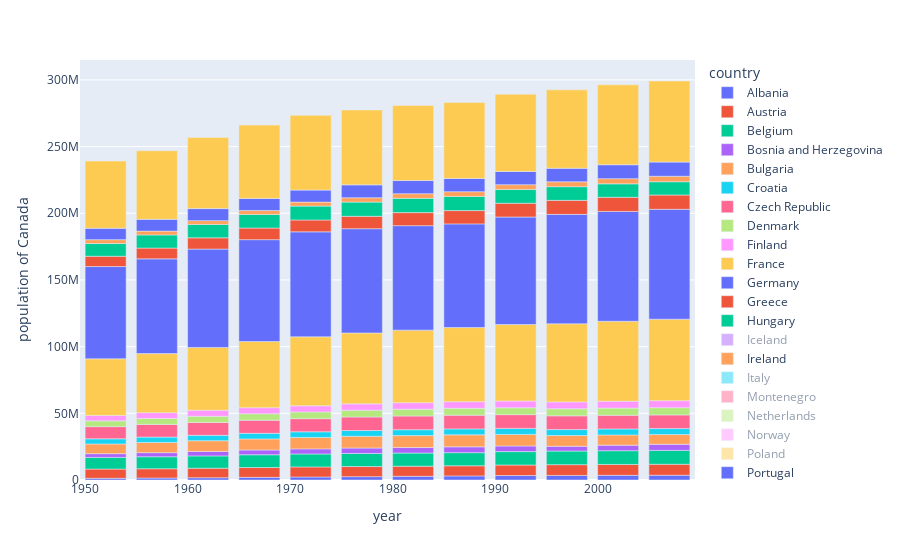

Source (notebook cell):
### Markdown cell above
### Interactivity of Plotly

Notice how in the above graphs we can zoom in, we can save the graph as a png file, we can pan the graph, we can select a region of the graph and plot only that region, we can hover over the graph and see the values of the data points.

### Code cell
df = px.data.gapminder().query("continent == 'Europe'")
fig = px.bar(df, x='year', y='pop',
             hover_data=['lifeExp', 'gdpPercap'], color='country',
             labels={'pop':'population of Canada'}, height=400)
fig.show()

### Figure 1 — Plotly figure (JSON) as saved in the notebook; plotly's stock layout.template omitted (floating-point values rounded to 4 significant figures)
{"data": [{"alignmentgroup": "True", "customdata": [[55.23, 1601.0], [59.28, 1942.0], [64.82, 2313.0], [66.22, 2760.0], [67.69, 3313.0], [68.93, 3533.0], [70.42, 3631.0], [72, 3739.0], [71.58, 2497.0], [72.95, 3193.0], [75.65, 4604.0], [76.42, 5937.0]], "hovertemplate": "country=Albania<br>year=%{x}<br>population of Canada=%{y}<br>lifeExp=%{customdata[0]}<br>gdpPercap=%{customdata[1]}<extra></extra>", "legendgroup": "Albania", "marker": {"color": "#636efa", "pattern": {"shape": ""}}, "name": "Albania", "offsetgroup": "Albania", "orientation": "v", "showlegend": true, "textposition": "auto", "type": "bar", "x": [1952, 1957, 1962, 1967, 1972, 1977, 1982, 1987, 1992, 1997, 2002, 2007], "xaxis": "x", "y": [1282697, 1476505, 1728137, 1984060, 2263554, 2509048, 2780097, 3075321, 3326498, 3428038, 3508512, 3600523], "yaxis": "y"}, {"alignmentgroup": "True", "customdata": [[66.8, 6137.0], [67.48, 8843.0], [69.54, 10750.0], [70.14, 12830.0], [70.63, 16660.0], [72.17, 19750.0], [73.18, 21600.0], [74.94, 23690.0], [76.04, 27040.0], [77.51, 29100.0], [78.98, 32420.0], [79.83, 36130.0]], "hovertemplate": "country=Austria<br>year=%{x}<br>population of Canada=%{y}<br>lifeExp=%{customdata[0]}<br>gdpPercap=%{customdata[1]}<extra></extra>", "legendgroup": "Austria", "marker": {"color": "#EF553B", "pattern": {"shape": ""}}, "name": "Austria", "offsetgroup": "Austria", "orientation": "v", "showlegend": true, "textposition": "auto", "type": "bar", "x": [1952, 1957, 1962, 1967, 1972, 1977, 1982, 1987, 1992, 1997, 2002, 2007], "xaxis": "x", "y": [6927772, 6965860, 7129864, 7376998, 7544201, 7568430, 7574613, 7578903, 7914969, 8069876, 8148312, 8199783], "yaxis": "y"}, {"alignmentgroup": "True", "customdata": [[68, 8343.0], [69.24, 9715.0], [70.25, 10990.0], [70.94, 13150.0], [71.44, 16670.0], [72.8, 19120.0], [73.93, 20980.0], [75.35, 22530.0], [76.46, 25580.0], [77.53, 27560.0], [78.32, 30490.0], [79.44, 33690.0]], "hovertemplate": "country=Belgium<br>year=%{x}<br>population of Canada=%{y}<br>lifeExp=%{customdata[0]}<br>gdpPercap=%{customdata[1]}<extra></extra>", "legendgroup": "Belgium", "marker": {"color": "#00cc96", "pattern": {"shape": ""}}, "name": "Belgium", "offsetgroup": "Belgium", "orientation": "v", "showlegend": true, "textposition": "auto", "type": "bar", "x": [1952, 1957, 1962, 1967, 1972, 1977, 1982, 1987, 1992, 1997, 2002, 2007], "xaxis": "x", "y": [8730405, 8989111, 9218400, 9556500, 9709100, 9821800, 9856303, 9870200, 10045622, 10199787, 10311970, 10392226], "yaxis": "y"}, {"alignmentgroup": "True", "customdata": [[53.82, 973.5], [58.45, 1354.0], [61.93, 1710.0], [64.79, 2172.0], [67.45, 2860.0], [69.86, 3528.0], [70.69, 4127.0], [71.14, 4314.0], [72.18, 2547.0], [73.24, 4766.0], [74.09, 6019.0], [74.85, 7446.0]], "hovertemplate": "country=Bosnia and Herzegovina<br>year=%{x}<br>population of Canada=%{y}<br>lifeExp=%{customdata[0]}<br>gdpPercap=%{customdata[1]}<extra></extra>", "legendgroup": "Bosnia and Herzegovina", "marker": {"color": "#ab63fa", "pattern": {"shape": ""}}, "name": "Bosnia and Herzegovina", "offsetgroup": "Bosnia and Herzegovina", "orientation": "v", "showlegend": true, "textposition": "auto", "type": "bar", "x": [1952, 1957, 1962, 1967, 1972, 1977, 1982, 1987, 1992, 1997, 2002, 2007], "xaxis": "x", "y": [2791000, 3076000, 3349000, 3585000, 3819000, 4086000, 4172693, 4338977, 4256013, 3607000, 4165416, 4552198], "yaxis": "y"}, {"alignmentgroup": "True", "customdata": [[59.6, 2444.0], [66.61, 3009.0], [69.51, 4254.0], [70.42, 5577.0], [70.9, 6597.0], [70.81, 7612.0], [71.08, 8224.0], [71.34, 8240.0], [71.19, 6303.0], [70.32, 5970.0], [72.14, 7697.0], [73.0, 10680.0]], "hovertemplate": "country=Bulgaria<br>year=%{x}<br>population of Canada=%{y}<br>lifeExp=%{customdata[0]}<br>gdpPercap=%{customdata[1]}<extra></extra>", "legendgroup": "Bulgaria", "marker": {"color": "#FFA15A", "pattern": {"shape": ""}}, "name": "Bulgaria", "offsetgroup": "Bulgaria", "orientation": "v", "showlegend": true, "textposition": "auto", "type": "bar", "x": [1952, 1957, 1962, 1967, 1972, 1977, 1982, 1987, 1992, 1997, 2002, 2007], "xaxis": "x", "y": [7274900, 7651254, 8012946, 8310226, 8576200, 8797022, 8892098, 8971958, 8658506, 8066057, 7661799, 7322858], "yaxis": "y"}, {"alignmentgroup": "True", "customdata": [[61.21, 3119.0], [64.77, 4338.0], [67.13, 5478.0], [68.5, 6960.0], [69.61, 9164.0], [70.64, 11310.0], [70.46, 13220.0], [71.52, 13820.0], [72.53, 8448.0], [73.68, 9876.0], [74.88, 11630.0], [75.75, 14620.0]], "hovertemplate": "country=Croatia<br>year=%{x}<br>population of Canada=%{y}<br>lifeExp=%{customdata[0]}<br>gdpPercap=%{customdata[1]}<extra></extra>", "legendgroup": "Croatia", "marker": {"color": "#19d3f3", "pattern": {"shape": ""}}, "name": "Croatia", "offsetgroup": "Croatia", "orientation": "v", "showlegend": true, "textposition": "auto", "type": "bar", "x": [1952, 1957, 1962, 1967, 1972, 1977, 1982, 1987, 1992, 1997, 2002, 2007], "xaxis": "x", "y": [3882229, 3991242, 4076557, 4174366, 4225310, 4318673, 4413368, 4484310, 4494013, 4444595, 4481020, 4493312], "yaxis": "y"}, {"alignmentgroup": "True", "customdata": [[66.87, 6876.0], [69.03, 8256.0], [69.9, 10140.0], [70.38, 11400.0], [70.29, 13110.0], [70.71, 14800.0], [70.96, 15380.0], [71.58, 16310.0], [72.4, 14300.0], [74.01, 16050.0], [75.51, 17600.0], [76.49, 22830.0]], "hovertemplate": "country=Czech Republic<br>year=%{x}<br>population of Canada=%{y}<br>lifeExp=%{customdata[0]}<br>gdpPercap=%{customdata[1]}<extra></extra>", "legendgroup": "Czech Republic", "marker": {"color": "#FF6692", "pattern": {"shape": ""}}, "name": "Czech Republic", "offsetgroup": "Czech Republic", "orientation": "v", "showlegend": true, "textposition": "auto", "type": "bar", "x": [1952, 1957, 1962, 1967, 1972, 1977, 1982, 1987, 1992, 1997, 2002, 2007], "xaxis": "x", "y": [9125183, 9513758, 9620282, 9835109, 9862158, 10161915, 10303704, 10311597, 10315702, 10300707, 10256295, 10228744], "yaxis": "y"}, {"alignmentgroup": "True", "customdata": [[70.78, 9692.0], [71.81, 11100.0], [72.35, 13580.0], [72.96, 15940.0], [73.47, 18870.0], [74.69, 20420.0], [74.63, 21690.0], [74.8, 25120.0], [75.33, 26410.0], [76.11, 29800.0], [77.18, 32170.0], [78.33, 35280.0]], "hovertemplate": "country=Denmark<br>year=%{x}<br>population of Canada=%{y}<br>lifeExp=%{customdata[0]}<br>gdpPercap=%{customdata[1]}<extra></extra>", "legendgroup": "Denmark", "marker": {"color": "#B6E880", "pattern": {"shape": ""}}, "name": "Denmark", "offsetgroup": "Denmark", "orientation": "v", "showlegend": true, "textposition": "auto", "type": "bar", "x": [1952, 1957, 1962, 1967, 1972, 1977, 1982, 1987, 1992, 1997, 2002, 2007], "xaxis": "x", "y": [4334000, 4487831, 4646899, 4838800, 4991596, 5088419, 5117810, 5127024, 5171393, 5283663, 5374693, 5468120], "yaxis": "y"}, {"alignmentgroup": "True", "customdata": [[66.55, 6425.0], [67.49, 7545.0], [68.75, 9372.0], [69.83, 10920.0], [70.87, 14360.0], [72.52, 15610.0], [74.55, 18530.0], [74.83, 21140.0], [75.7, 20650.0], [77.13, 23720.0], [78.37, 28200.0], [79.31, 33210.0]], "hovertemplate": "country=Finland<br>year=%{x}<br>population of Canada=%{y}<br>lifeExp=%{customdata[0]}<br>gdpPercap=%{customdata[1]}<extra></extra>", "legendgroup": "Finland", "marker": {"color": "#FF97FF", "pattern": {"shape": ""}}, "name": "Finland", "offsetgroup": "Finland", "orientation": "v", "showlegend": true, "textposition": "auto", "type": "bar", "x": [1952, 1957, 1962, 1967, 1972, 1977, 1982, 1987, 1992, 1997, 2002, 2007], "xaxis": "x", "y": [4090500, 4324000, 4491443, 4605744, 4639657, 4738902, 4826933, 4931729, 5041039, 5134406, 5193039, 5238460], "yaxis": "y"}, {"alignmentgroup": "True", "customdata": [[67.41, 7030.0], [68.93, 8663.0], [70.51, 10560.0], [71.55, 13000.0], [72.38, 16110.0], [73.83, 18290.0], [74.89, 20290.0], [76.34, 22070.0], [77.46, 24700.0], [78.64, 25890.0], [79.59, 28930.0], [80.66, 30470.0]], "hovertemplate": "country=France<br>year=%{x}<br>population of Canada=%{y}<br>lifeExp=%{customdata[0]}<br>gdpPercap=%{customdata[1]}<extra></extra>", "legendgroup": "France", "marker": {"color": "#FECB52", "pattern": {"shape": ""}}, "name": "France", "offsetgroup": "France", "orientation": "v", "showlegend": true, "textposition": "auto", "type": "bar", "x": [1952, 1957, 1962, 1967, 1972, 1977, 1982, 1987, 1992, 1997, 2002, 2007], "xaxis": "x", "y": [42459667, 44310863, 47124000, 49569000, 51732000, 53165019, 54433565, 55630100, 57374179, 58623428, 59925035, 61083916], "yaxis": "y"}, {"alignmentgroup": "True", "customdata": [[67.5, 7144.0], [69.1, 10190.0], [70.3, 12900.0], [70.8, 14750.0], [71, 18020.0], [72.5, 20510.0], [73.8, 22030.0], [74.85, 24640.0], [76.07, 26510.0], [77.34, 27790.0], [78.67, 30040.0], [79.41, 32170.0]], "hovertemplate": "country=Germany<br>year=%{x}<br>population of Canada=%{y}<br>lifeExp=%{customdata[0]}<br>gdpPercap=%{customdata[1]}<extra></extra>", "legendgroup": "Germany", "marker": {"color": "#636efa", "pattern": {"shape": ""}}, "name": "Germany", "offsetgroup": "Germany", "orientation": "v", "showlegend": true, "textposition": "auto", "type": "bar", "x": [1952, 1957, 1962, 1967, 1972, 1977, 1982, 1987, 1992, 1997, 2002, 2007], "xaxis": "x", "y": [69145952, 71019069, 73739117, 76368453, 78717088, 78160773, 78335266, 77718298, 80597764, 82011073, 82350671, 82400996], "yaxis": "y"}, {"alignmentgroup": "True", "customdata": [[65.86, 3531.0], [67.86, 4916.0], [69.51, 6017.0], [71, 8513.0], [72.34, 12720.0], [73.68, 14200.0], [75.24, 15270.0], [76.67, 16120.0], [77.03, 17540.0], [77.87, 18750.0], [78.26, 22510.0], [79.48, 27540.0]], "hovertemplate": "country=Greece<br>year=%{x}<br>population of Canada=%{y}<br>lifeExp=%{customdata[0]}<br>gdpPercap=%{customdata[1]}<extra></extra>", "legendgroup": "Greece", "marker": {"color": "#EF553B", "pattern": {"shape": ""}}, "name": "Greece", "offsetgroup": "Greece", "orientation": "v", "showlegend": true, "textposition": "auto", "type": "bar", "x": [1952, 1957, 1962, 1967, 1972, 1977, 1982, 1987, 1992, 1997, 2002, 2007], "xaxis": "x", "y": [7733250, 8096218, 8448233, 8716441, 8888628, 9308479, 9786480, 9974490, 10325429, 10502372, 10603863, 10706290], "yaxis": "y"}, {"alignmentgroup": "True", "customdata": [[64.03, 5264.0], [66.41, 6040.0], [67.96, 7550.0], [69.5, 9327.0], [69.76, 10170.0], [69.95, 11670.0], [69.39, 12550.0], [69.58, 12990.0], [69.17, 10540.0], [71.04, 11710.0], [72.59, 14840.0], [73.34, 18010.0]], "hovertemplate": "country=Hungary<br>year=%{x}<br>population of Canada=%{y}<br>lifeExp=%{customdata[0]}<br>gdpPercap=%{customdata[1]}<extra></extra>", "legendgroup": "Hungary", "marker": {"color": "#00cc96", "pattern": {"shape": ""}}, "name": "Hungary", "offsetgroup": "Hungary", "orientation": "v", "showlegend": true, "textposition": "auto", "type": "bar", "x": [1952, 1957, 1962, 1967, 1972, 1977, 1982, 1987, 1992, 1997, 2002, 2007], "xaxis": "x", "y": [9504000, 9839000, 10063000, 10223422, 10394091, 10637171, 10705535, 10612740, 10348684, 10244684, 10083313, 9956108], "yaxis": "y"}, {"alignmentgroup": "True", "customdata": [[72.49, 7268.0], [73.47, 9244.0], [73.68, 10350.0], [73.73, 13320.0], [74.46, 15800.0], [76.11, 19650.0], [76.99, 23270.0], [77.23, 26920.0], [78.77, 25140.0], [78.95, 28060.0], [80.5, 31160.0], [81.76, 36180.0]], "hovertemplate": "country=Iceland<br>year=%{x}<br>population of Canada=%{y}<br>lifeExp=%{customdata[0]}<br>gdpPercap=%{customdata[1]}<extra></extra>", "legendgroup": "Iceland", "marker": {"color": "#ab63fa", "pattern": {"shape": ""}}, "name": "Iceland", "offsetgroup": "Iceland", "orientation": "v", "showlegend": true, "textposition": "auto", "type": "bar", "visible": "legendonly", "x": [1952, 1957, 1962, 1967, 1972, 1977, 1982, 1987, 1992, 1997, 2002, 2007], "xaxis": "x", "y": [147962, 165110, 182053, 198676, 209275, 221823, 233997, 244676, 259012, 271192, 288030, 301931], "yaxis": "y"}, {"alignmentgroup": "True", "customdata": [[66.91, 5210.0], [68.9, 5599.0], [70.29, 6632.0], [71.08, 7656.0], [71.28, 9531.0], [72.03, 11150.0], [73.1, 12620.0], [74.36, 13870.0], [75.47, 17560.0], [76.12, 24520.0], [77.78, 34080.0], [78.89, 40680.0]], "hovertemplate": "country=Ireland<br>year=%{x}<br>population of Canada=%{y}<br>lifeExp=%{customdata[0]}<br>gdpPercap=%{customdata[1]}<extra></extra>", "legendgroup": "Ireland", "marker": {"color": "#FFA15A", "pattern": {"shape": ""}}, "name": "Ireland", "offsetgroup": "Ireland", "orientation": "v", "showlegend": true, "textposition": "auto", "type": "bar", "visible": true, "x": [1952, 1957, 1962, 1967, 1972, 1977, 1982, 1987, 1992, 1997, 2002, 2007], "xaxis": "x", "y": [2952156, 2878220, 2830000, 2900100, 3024400, 3271900, 3480000, 3539900, 3557761, 3667233, 3879155, 4109086], "yaxis": "y"}, {"alignmentgroup": "True", "customdata": [[65.94, 4931.0], [67.81, 6249.0], [69.24, 8244.0], [71.06, 10020.0], [72.19, 12270.0], [73.48, 14260.0], [74.98, 16540.0], [76.42, 19210.0], [77.44, 22010.0], [78.82, 24680.0], [80.24, 27970.0], [80.55, 28570.0]], "hovertemplate": "country=Italy<br>year=%{x}<br>population of Canada=%{y}<br>lifeExp=%{customdata[0]}<br>gdpPercap=%{customdata[1]}<extra></extra>", "legendgroup": "Italy", "marker": {"color": "#19d3f3", "pattern": {"shape": ""}}, "name": "Italy", "offsetgroup": "Italy", "orientation": "v", "showlegend": true, "textposition": "auto", "type": "bar", "visible": "legendonly", "x": [1952, 1957, 1962, 1967, 1972, 1977, 1982, 1987, 1992, 1997, 2002, 2007], "xaxis": "x", "y": [47666000, 49182000, 50843200, 52667100, 54365564, 56059245, 56535636, 56729703, 56840847, 57479469, 57926999, 58147733], "yaxis": "y"}, {"alignmentgroup": "True", "customdata": [[59.16, 2648.0], [61.45, 3682.0], [63.73, 4650.0], [67.18, 5908.0], [70.64, 7778.0], [73.07, 9596.0], [74.1, 11220.0], [74.86, 11730.0], [75.44, 7003.0], [75.44, 6466.0], [73.98, 6557.0], [74.54, 9254.0]], "hovertemplate": "country=Montenegro<br>year=%{x}<br>population of Canada=%{y}<br>lifeExp=%{customdata[0]}<br>gdpPercap=%{customdata[1]}<extra></extra>", "legendgroup": "Montenegro", "marker": {"color": "#FF6692", "pattern": {"shape": ""}}, "name": "Montenegro", "offsetgroup": "Montenegro", "orientation": "v", "showlegend": true, "textposition": "auto", "type": "bar", "visible": "legendonly", "x": [1952, 1957, 1962, 1967, 1972, 1977, 1982, 1987, 1992, 1997, 2002, 2007], "xaxis": "x", "y": [413834, 442829, 474528, 501035, 527678, 560073, 562548, 569473, 621621, 692651, 720230, 684736], "yaxis": "y"}, {"alignmentgroup": "True", "customdata": [[72.13, 8942.0], [72.99, 11280.0], [73.23, 12790.0], [73.82, 15360.0], [73.75, 18790.0], [75.24, 21210.0], [76.05, 21400.0], [76.83, 23650.0], [77.42, 26790.0], [78.03, 30250.0], [78.53, 33720.0], [79.76, 36800.0]], "hovertemplate": "country=Netherlands<br>year=%{x}<br>population of Canada=%{y}<br>lifeExp=%{customdata[0]}<br>gdpPercap=%{customdata[1]}<extra></extra>", "legendgroup": "Netherlands", "marker": {"color": "#B6E880", "pattern": {"shape": ""}}, "name": "Netherlands", "offsetgroup": "Netherlands", "orientation": "v", "showlegend": true, "textposition": "auto", "type": "bar", "visible": "legendonly", "x": [1952, 1957, 1962, 1967, 1972, 1977, 1982, 1987, 1992, 1997, 2002, 2007], "xaxis": "x", "y": [10381988, 11026383, 11805689, 12596822, 13329874, 13852989, 14310401, 14665278, 15174244, 15604464, 16122830, 16570613], "yaxis": "y"}, {"alignmentgroup": "True", "customdata": [[72.67, 10100.0], [73.44, 11650.0], [73.47, 13450.0], [74.08, 16360.0], [74.34, 18970.0], [75.37, 23310.0], [75.97, 26300.0], [75.89, 31540.0], [77.32, 33970.0], [78.32, 41280.0], [79.05, 44680.0], [80.2, 49360.0]], "hovertemplate": "country=Norway<br>year=%{x}<br>population of Canada=%{y}<br>lifeExp=%{customdata[0]}<br>gdpPercap=%{customdata[1]}<extra></extra>", "legendgroup": "Norway", "marker": {"color": "#FF97FF", "pattern": {"shape": ""}}, "name": "Norway", "offsetgroup": "Norway", "orientation": "v", "showlegend": true, "textposition": "auto", "type": "bar", "visible": "legendonly", "x": [1952, 1957, 1962, 1967, 1972, 1977, 1982, 1987, 1992, 1997, 2002, 2007], "xaxis": "x", "y": [3327728, 3491938, 3638919, 3786019, 3933004, 4043205, 4114787, 4186147, 4286357, 4405672, 4535591, 4627926], "yaxis": "y"}, {"alignmentgroup": "True", "customdata": [[61.31, 4029.0], [65.77, 4734.0], [67.64, 5339.0], [69.61, 6557.0], [70.85, 8007.0], [70.67, 9508.0], [71.32, 8452.0], [70.98, 9082.0], [70.99, 7739.0], [72.75, 10160.0], [74.67, 12000.0], [75.56, 15390.0]], "hovertemplate": "country=Poland<br>year=%{x}<br>population of Canada=%{y}<br>lifeExp=%{customdata[0]}<br>gdpPercap=%{customdata[1]}<extra></extra>", "legendgroup": "Poland", "marker": {"color": "#FECB52", "pattern": {"shape": ""}}, "name": "Poland", "offsetgroup": "Poland", "orientation": "v", "showlegend": true, "textposition": "auto", "type": "bar", "visible": "legendonly", "x": [1952, 1957, 1962, 1967, 1972, 1977, 1982, 1987, 1992, 1997, 2002, 2007], "xaxis": "x", "y": [25730551, 28235346, 30329617, 31785378, 33039545, 34621254, 36227381, 37740710, 38370697, 38654957, 38625976, 38518241], "yaxis": "y"}, {"alignmentgroup": "True", "customdata": [[59.82, 3068.0], [61.51, 3775.0], [64.39, 4728.0], [66.6, 6362.0], [69.26, 9022.0], [70.41, 10170.0], [72.77, 11750.0], [74.06, 13040.0], [74.86, 16210.0], [75.97, 17640.0], [77.29, 19970.0], [78.1, 20510.0]], "hovertemplate": "country=Portugal<br>year=%{x}<br>population of Canada=%{y}<br>lifeExp=%{customdata[0]}<br>gdpPercap=%{customdata[1]}<extra></extra>", "legendgroup": "Portugal", "marker": {"color": "#636efa", "pattern": {"shape": ""}}, "name": "Portugal", "offsetgroup": "Portugal", "orientation": "v", "showlegend": true, "textposition": "auto", "type": "bar", "x": [1952, 1957, 1962, 1967, 1972, 1977, 1982, 1987, 1992, 1997, 2002, 2007], "xaxis": "x", "y": [8526050, 8817650, 9019800, 9103000, 8970450, 9662600, 9859650, 9915289, 9927680, 10156415, 10433867, 10642836], "yaxis": "y"}, {"alignmentgroup": "True", "customdata": [[61.05, 3145.0], [64.1, 3943.0], [66.8, 4735.0], [66.8, 6471.0], [69.21, 8011.0], [69.46, 9356.0], [69.66, 9605.0], [69.53, 9696.0], [69.36, 6598.0], [69.72, 7347.0], [71.32, 7885.0], [72.48, 10810.0]], "hovertemplate": "country=Romania<br>year=%{x}<br>population of Canada=%{y}<br>lifeExp=%{customdata[0]}<br>gdpPercap=%{customdata[1]}<extra></extra>", "legendgroup": "Romania", "marker": {"color": "#EF553B", "pattern": {"shape": ""}}, "name": "Romania", "offsetgroup": "Romania", "orientation": "v", "showlegend": true, "textposition": "auto", "type": "bar", "visible": "legendonly", "x": [1952, 1957, 1962, 1967, 1972, 1977, 1982, 1987, 1992, 1997, 2002, 2007], "xaxis": "x", "y": [16630000, 17829327, 18680721, 19284814, 20662648, 21658597, 22356726, 22686371, 22797027, 22562458, 22404337, 22276056], "yaxis": "y"}, {"alignmentgroup": "True", "customdata": [[58.0, 3581.0], [61.69, 4981.0], [64.53, 6290.0], [66.91, 7992.0], [68.7, 10520.0], [70.3, 12980.0], [70.16, 15180.0], [71.22, 15870.0], [71.66, 9325.0], [72.23, 7914.0], [73.21, 7236.0], [74.0, 9787.0]], "hovertemplate": "country=Serbia<br>year=%{x}<br>population of Canada=%{y}<br>lifeExp=%{customdata[0]}<br>gdpPercap=%{customdata[1]}<extra></extra>", "legendgroup": "Serbia", "marker": {"color": "#00cc96", "pattern": {"shape": ""}}, "name": "Serbia", "offsetgroup": "Serbia", "orientation": "v", "showlegend": true, "textposition": "auto", "type": "bar", "visible": "legendonly", "x": [1952, 1957, 1962, 1967, 1972, 1977, 1982, 1987, 1992, 1997, 2002, 2007], "xaxis": "x", "y": [6860147, 7271135, 7616060, 7971222, 8313288, 8686367, 9032824, 9230783, 9826397, 10336594, 10111559, 10150265], "yaxis": "y"}, {"alignmentgroup": "True", "customdata": [[64.36, 5075.0], [67.45, 6093.0], [70.33, 7481.0], [70.98, 8413.0], [70.35, 9674.0], [70.45, 10920.0], [70.8, 11350.0], [71.08, 12040.0], [71.38, 9498.0], [72.71, 12130.0], [73.8, 13640.0], [74.66, 18680.0]], "hovertemplate": "country=Slovak Republic<br>year=%{x}<br>population of Canada=%{y}<br>lifeExp=%{customdata[0]}<br>gdpPercap=%{customdata[1]}<extra></extra>", "legendgroup": "Slovak Republic", "marker": {"color": "#ab63fa", "pattern": {"shape": ""}}, "name": "Slovak Republic", "offsetgroup": "Slovak Republic", "orientation": "v", "showlegend": true, "textposition": "auto", "type": "bar", "visible": "legendonly", "x": [1952, 1957, 1962, 1967, 1972, 1977, 1982, 1987, 1992, 1997, 2002, 2007], "xaxis": "x", "y": [3558137, 3844277, 4237384, 4442238, 4593433, 4827803, 5048043, 5199318, 5302888, 5383010, 5410052, 5447502], "yaxis": "y"}, {"alignmentgroup": "True", "customdata": [[65.57, 4215.0], [67.85, 5862.0], [69.15, 7402.0], [69.18, 9405.0], [69.82, 12380.0], [70.97, 15280.0], [71.06, 17870.0], [72.25, 18680.0], [73.64, 14210.0], [75.13, 17160.0], [76.66, 20660.0], [77.93, 25770.0]], "hovertemplate": "country=Slovenia<br>year=%{x}<br>population of Canada=%{y}<br>lifeExp=%{customdata[0]}<br>gdpPercap=%{customdata[1]}<extra></extra>", "legendgroup": "Slovenia", "marker": {"color": "#FFA15A", "pattern": {"shape": ""}}, "name": "Slovenia", "offsetgroup": "Slovenia", "orientation": "v", "showlegend": true, "textposition": "auto", "type": "bar", "visible": "legendonly", "x": [1952, 1957, 1962, 1967, 1972, 1977, 1982, 1987, 1992, 1997, 2002, 2007], "xaxis": "x", "y": [1489518, 1533070, 1582962, 1646912, 1694510, 1746919, 1861252, 1945870, 1999210, 2011612, 2011497, 2009245], "yaxis": "y"}, {"alignmentgroup": "True", "customdata": [[64.94, 3834.0], [66.66, 4565.0], [69.69, 5694.0], [71.44, 7994.0], [73.06, 10640.0], [74.39, 13240.0], [76.3, 13930.0], [76.9, 15760.0], [77.57, 18600.0], [78.77, 20450.0], [79.78, 24840.0], [80.94, 28820.0]], "hovertemplate": "country=Spain<br>year=%{x}<br>population of Canada=%{y}<br>lifeExp=%{customdata[0]}<br>gdpPercap=%{customdata[1]}<extra></extra>", "legendgroup": "Spain", "marker": {"color": "#19d3f3", "pattern": {"shape": ""}}, "name": "Spain", "offsetgroup": "Spain", "orientation": "v", "showlegend": true, "textposition": "auto", "type": "bar", "visible": "legendonly", "x": [1952, 1957, 1962, 1967, 1972, 1977, 1982, 1987, 1992, 1997, 2002, 2007], "xaxis": "x", "y": [28549870, 29841614, 31158061, 32850275, 34513161, 36439000, 37983310, 38880702, 39549438, 39855442, 40152517, 40448191], "yaxis": "y"}, {"alignmentgroup": "True", "customdata": [[71.86, 8528.0], [72.49, 9912.0], [73.37, 12330.0], [74.16, 15260.0], [74.72, 17830.0], [75.44, 18860.0], [76.42, 20670.0], [77.19, 23590.0], [78.16, 23880.0], [79.39, 25270.0], [80.04, 29340.0], [80.88, 33860.0]], "hovertemplate": "country=Sweden<br>year=%{x}<br>population of Canada=%{y}<br>lifeExp=%{customdata[0]}<br>gdpPercap=%{customdata[1]}<extra></extra>", "legendgroup": "Sweden", "marker": {"color": "#FF6692", "pattern": {"shape": ""}}, "name": "Sweden", "offsetgroup": "Sweden", "orientation": "v", "showlegend": true, "textposition": "auto", "type": "bar", "visible": "legendonly", "x": [1952, 1957, 1962, 1967, 1972, 1977, 1982, 1987, 1992, 1997, 2002, 2007], "xaxis": "x", "y": [7124673, 7363802, 7561588, 7867931, 8122293, 8251648, 8325260, 8421403, 8718867, 8897619, 8954175, 9031088], "yaxis": "y"}, {"alignmentgroup": "True", "customdata": [[69.62, 14730.0], [70.56, 17910.0], [71.32, 20430.0], [72.77, 22970.0], [73.78, 27200.0], [75.39, 26980.0], [76.21, 28400.0], [77.41, 30280.0], [78.03, 31870.0], [79.37, 32140.0], [80.62, 34480.0], [81.7, 37510.0]], "hovertemplate": "country=Switzerland<br>year=%{x}<br>population of Canada=%{y}<br>lifeExp=%{customdata[0]}<br>gdpPercap=%{customdata[1]}<extra></extra>", "legendgroup": "Switzerland", "marker": {"color": "#B6E880", "pattern": {"shape": ""}}, "name": "Switzerland", "offsetgroup": "Switzerland", "orientation": "v", "showlegend": true, "textposition": "auto", "type": "bar", "visible": "legendonly", "x": [1952, 1957, 1962, 1967, 1972, 1977, 1982, 1987, 1992, 1997, 2002, 2007], "xaxis": "x", "y": [4815000, 5126000, 5666000, 6063000, 6401400, 6316424, 6468126, 6649942, 6995447, 7193761, 7361757, 7554661], "yaxis": "y"}, {"alignmentgroup": "True", "customdata": [[43.59, 1969.0], [48.08, 2219.0], [52.1, 2323.0], [54.34, 2826.0], [57.01, 3451.0], [59.51, 4269.0], [61.04, 4241.0], [63.11, 5089.0], [66.15, 5678.0], [68.83, 6601.0], [70.84, 6508.0], [71.78, 8458.0]], "hovertemplate": "country=Turkey<br>year=%{x}<br>population of Canada=%{y}<br>lifeExp=%{customdata[0]}<br>gdpPercap=%{customdata[1]}<extra></extra>", "legendgroup": "Turkey", "marker": {"color": "#FF97FF", "pattern": {"shape": ""}}, "name": "Turkey", "offsetgroup": "Turkey", "orientation": "v", "showlegend": true, "textposition": "auto", "type": "bar", "visible": "legendonly", "x": [1952, 1957, 1962, 1967, 1972, 1977, 1982, 1987, 1992, 1997, 2002, 2007], "xaxis": "x", "y": [22235677, 25670939, 29788695, 33411317, 37492953, 42404033, 47328791, 52881328, 58179144, 63047647, 67308928, 71158647], "yaxis": "y"}, {"alignmentgroup": "True", "customdata": [[69.18, 9980.0], [70.42, 11280.0], [70.76, 12480.0], [71.36, 14140.0], [72.01, 15900.0], [72.76, 17430.0], [74.04, 18230.0], [75.01, 21660.0], [76.42, 22710.0], [77.22, 26070.0], [78.47, 29480.0], [79.42, 33200.0]], "hovertemplate": "country=United Kingdom<br>year=%{x}<br>population of Canada=%{y}<br>lifeExp=%{customdata[0]}<br>gdpPercap=%{customdata[1]}<extra></extra>", "legendgroup": "United Kingdom", "marker": {"color": "#FECB52", "pattern": {"shape": ""}}, "name": "United Kingdom", "offsetgroup": "United Kingdom", "orientation": "v", "showlegend": true, "textposition": "auto", "type": "bar", "x": [1952, 1957, 1962, 1967, 1972, 1977, 1982, 1987, 1992, 1997, 2002, 2007], "xaxis": "x", "y": [50430000, 51430000, 53292000, 54959000, 56079000, 56179000, 56339704, 56981620, 57866349, 58808266, 59912431, 60776238], "yaxis": "y"}], "layout": {"autosize": true, "barmode": "relative", "legend": {"title": {"text": "country"}, "tracegroupgap": 0}, "margin": {"t": 60}, "xaxis": {"anchor": "y", "autorange": true, "domain": [0, 1], "range": [1950.0, 2010.0], "title": {"text": "year"}, "type": "linear"}, "yaxis": {"anchor": "x", "autorange": true, "domain": [0, 1], "range": [0, 314900000.0], "title": {"text": "population of Canada"}, "type": "linear"}}}
